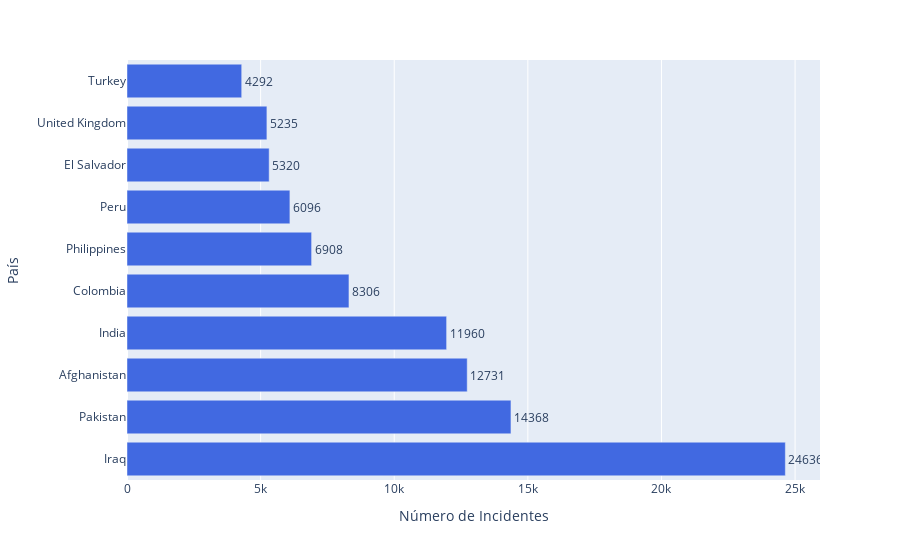

The cell this chart's notebook holds for it:
### Markdown cell above
##### Top 10 países por número de incidentes

### Code cell
import plotly.express as px
data = terror['country_txt'].value_counts().head(10).to_pandas() 
fig = px.bar(
    x=data.values,
    y=data.index,
    orientation='h',
    labels={'x': 'Número de Incidentes', 'y': 'País'},
    color_discrete_sequence=['royalblue'],
    text=data.values
)

fig.update_traces(textposition='outside')

fig.show()

### Figure 1 — Plotly figure (JSON) as saved in the notebook; plotly's stock layout.template omitted (floating-point values rounded to 4 significant figures)
{"data": [{"alignmentgroup": "True", "hovertemplate": "Número de Incidentes=%{x}<br>País=%{y}<br>text=%{text}<extra></extra>", "legendgroup": "", "marker": {"color": "royalblue", "pattern": {"shape": ""}}, "name": "", "offsetgroup": "", "orientation": "h", "showlegend": false, "text": [24636, 14368, 12731, 11960, 8306, 6908, 6096, 5320, 5235, 4292], "textposition": "outside", "type": "bar", "x": [24636, 14368, 12731, 11960, 8306, 6908, 6096, 5320, 5235, 4292], "xaxis": "x", "y": ["Iraq", "Pakistan", "Afghanistan", "India", "Colombia", "Philippines", "Peru", "El Salvador", "United Kingdom", "Turkey"], "yaxis": "y"}], "layout": {"barmode": "relative", "legend": {"tracegroupgap": 0}, "margin": {"t": 60}, "xaxis": {"anchor": "y", "domain": [0, 1], "title": {"text": "Número de Incidentes"}}, "yaxis": {"anchor": "x", "domain": [0, 1], "title": {"text": "País"}}}}
